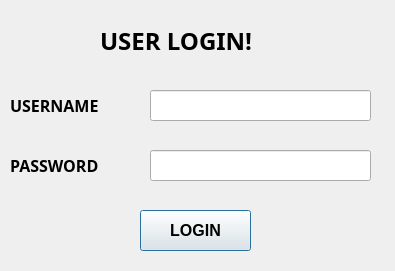
<?xml version="1.0" encoding="UTF-8"?>
<ui version="4.0">
 <class>Dialog</class>
 <widget class="QDialog" name="Dialog">
  <property name="geometry">
   <rect>
    <x>0</x>
    <y>0</y>
    <width>395</width>
    <height>271</height>
   </rect>
  </property>
  <property name="windowTitle">
   <string>User Login</string>
  </property>
  <property name="inputMethodHints">
   <set>Qt::ImhNone</set>
  </property>
  <widget class="QLabel" name="label">
   <property name="geometry">
    <rect>
     <x>100</x>
     <y>20</y>
     <width>201</width>
     <height>41</height>
    </rect>
   </property>
   <property name="font">
    <font>
     <family>Stencil</family>
     <pointsize>18</pointsize>
     <weight>75</weight>
     <bold>true</bold>
    </font>
   </property>
   <property name="text">
    <string>USER LOGIN!</string>
   </property>
  </widget>
  <widget class="QLabel" name="label_2">
   <property name="geometry">
    <rect>
     <x>10</x>
     <y>90</y>
     <width>131</width>
     <height>31</height>
    </rect>
   </property>
   <property name="font">
    <font>
     <family>Arial Black</family>
     <pointsize>12</pointsize>
     <weight>75</weight>
     <bold>true</bold>
    </font>
   </property>
   <property name="text">
    <string>USERNAME</string>
   </property>
  </widget>
  <widget class="QLabel" name="label_3">
   <property name="geometry">
    <rect>
     <x>10</x>
     <y>150</y>
     <width>131</width>
     <height>31</height>
    </rect>
   </property>
   <property name="font">
    <font>
     <family>Arial Black</family>
     <pointsize>12</pointsize>
     <weight>75</weight>
     <bold>true</bold>
    </font>
   </property>
   <property name="text">
    <string>PASSWORD</string>
   </property>
  </widget>
  <widget class="QLineEdit" name="username">
   <property name="geometry">
    <rect>
     <x>150</x>
     <y>90</y>
     <width>221</width>
     <height>31</height>
    </rect>
   </property>
  </widget>
  <widget class="QLineEdit" name="password">
   <property name="geometry">
    <rect>
     <x>150</x>
     <y>150</y>
     <width>221</width>
     <height>31</height>
    </rect>
   </property>
  </widget>
  <widget class="QPushButton" name="button_login">
   <property name="geometry">
    <rect>
     <x>140</x>
     <y>210</y>
     <width>111</width>
     <height>41</height>
    </rect>
   </property>
   <property name="font">
    <font>
     <pointsize>12</pointsize>
     <weight>75</weight>
     <bold>true</bold>
    </font>
   </property>
   <property name="text">
    <string>LOGIN</string>
   </property>
  </widget>
 </widget>
 <resources/>
 <connections/>
</ui>
